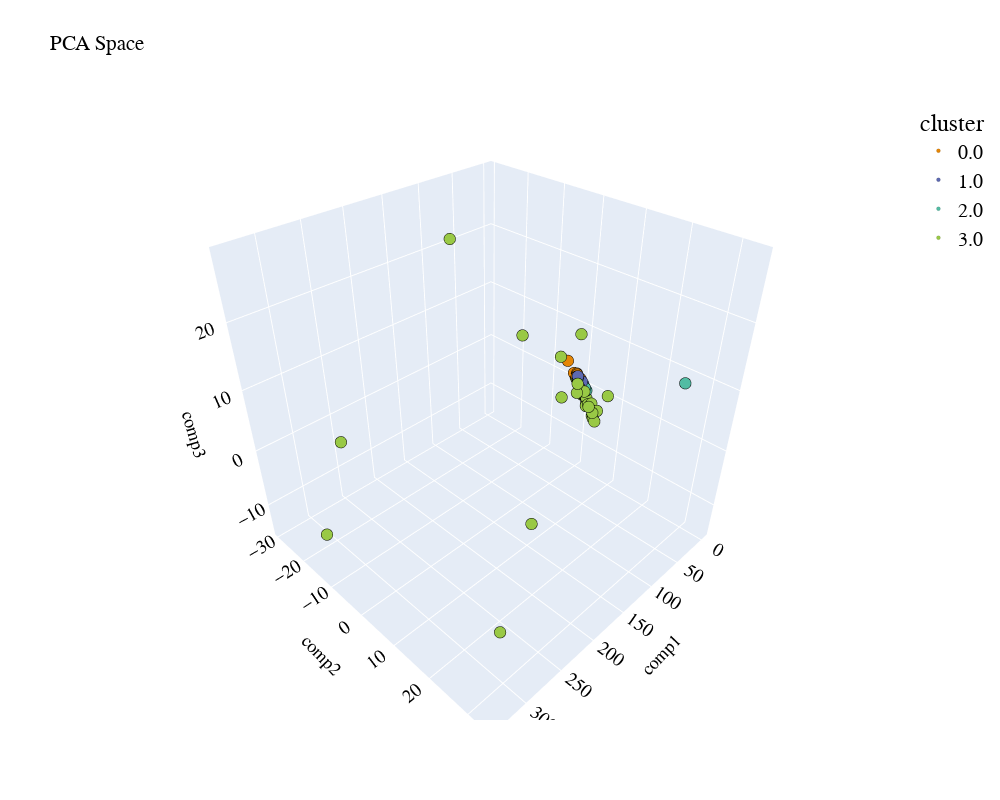

Here is the notebook cell this chart was saved with:
### Code cell
pca_3d_object, df_pca_3d = get_pca_3d(pattern_pca, pattern_pca_predict)
plot_pca_3d(df_pca_3d, title = "PCA Space", opacity=1, width_line = 0.1)
print("The variability is :", pca_3d_object.eigenvalues_summary)

### Figure 1 — Plotly figure (JSON) as saved in the notebook; plotly's stock layout.template omitted (floating-point values rounded to 4 significant figures; data arrays with more than 128 entries replaced by an {"elided": "..."} marker saying what was removed)
{"data": [{"hovertemplate": "cluster=0.0<br>comp1=%{x}<br>comp2=%{y}<br>comp3=%{z}<extra></extra>", "legendgroup": "0.0", "marker": {"color": "rgb(229, 134, 6)", "line": {"color": "black", "width": 0.1}, "opacity": 1, "size": 4, "symbol": "circle"}, "mode": "markers", "name": "0.0", "scene": "scene", "showlegend": true, "type": "scatter3d", "x": {"elided": "383 float values"}, "y": {"elided": "383 float values"}, "z": {"elided": "383 float values"}}, {"hovertemplate": "cluster=1.0<br>comp1=%{x}<br>comp2=%{y}<br>comp3=%{z}<extra></extra>", "legendgroup": "1.0", "marker": {"color": "rgb(93, 105, 177)", "line": {"color": "black", "width": 0.1}, "opacity": 1, "size": 4, "symbol": "circle"}, "mode": "markers", "name": "1.0", "scene": "scene", "showlegend": true, "type": "scatter3d", "x": {"elided": "412 float values"}, "y": {"elided": "412 float values"}, "z": {"elided": "412 float values"}}, {"hovertemplate": "cluster=2.0<br>comp1=%{x}<br>comp2=%{y}<br>comp3=%{z}<extra></extra>", "legendgroup": "2.0", "marker": {"color": "rgb(82, 188, 163)", "line": {"color": "black", "width": 0.1}, "opacity": 1, "size": 4, "symbol": "circle"}, "mode": "markers", "name": "2.0", "scene": "scene", "showlegend": true, "type": "scatter3d", "x": {"elided": "581 float values"}, "y": {"elided": "581 float values"}, "z": {"elided": "581 float values"}}, {"hovertemplate": "cluster=3.0<br>comp1=%{x}<br>comp2=%{y}<br>comp3=%{z}<extra></extra>", "legendgroup": "3.0", "marker": {"color": "rgb(153, 201, 69)", "line": {"color": "black", "width": 0.1}, "opacity": 1, "size": 4, "symbol": "circle"}, "mode": "markers", "name": "3.0", "scene": "scene", "showlegend": true, "type": "scatter3d", "x": {"elided": "618 float values"}, "y": {"elided": "618 float values"}, "z": {"elided": "618 float values"}}], "layout": {"autosize": false, "font": {"color": "black", "family": "Gilroy", "size": 15}, "height": 800, "legend": {"font": {"size": 20}, "title": {"font": {"family": "Times New Roman"}, "text": "cluster"}, "tracegroupgap": 0}, "scene": {"domain": {"x": [0, 1], "y": [0, 1]}, "xaxis": {"title": {"font": {"color": "black"}, "text": "comp1"}}, "yaxis": {"title": {"font": {"color": "black"}, "text": "comp2"}}, "zaxis": {"title": {"font": {"color": "black"}, "text": "comp3"}}}, "showlegend": true, "title": {"text": "PCA Space"}, "width": 1000}}
